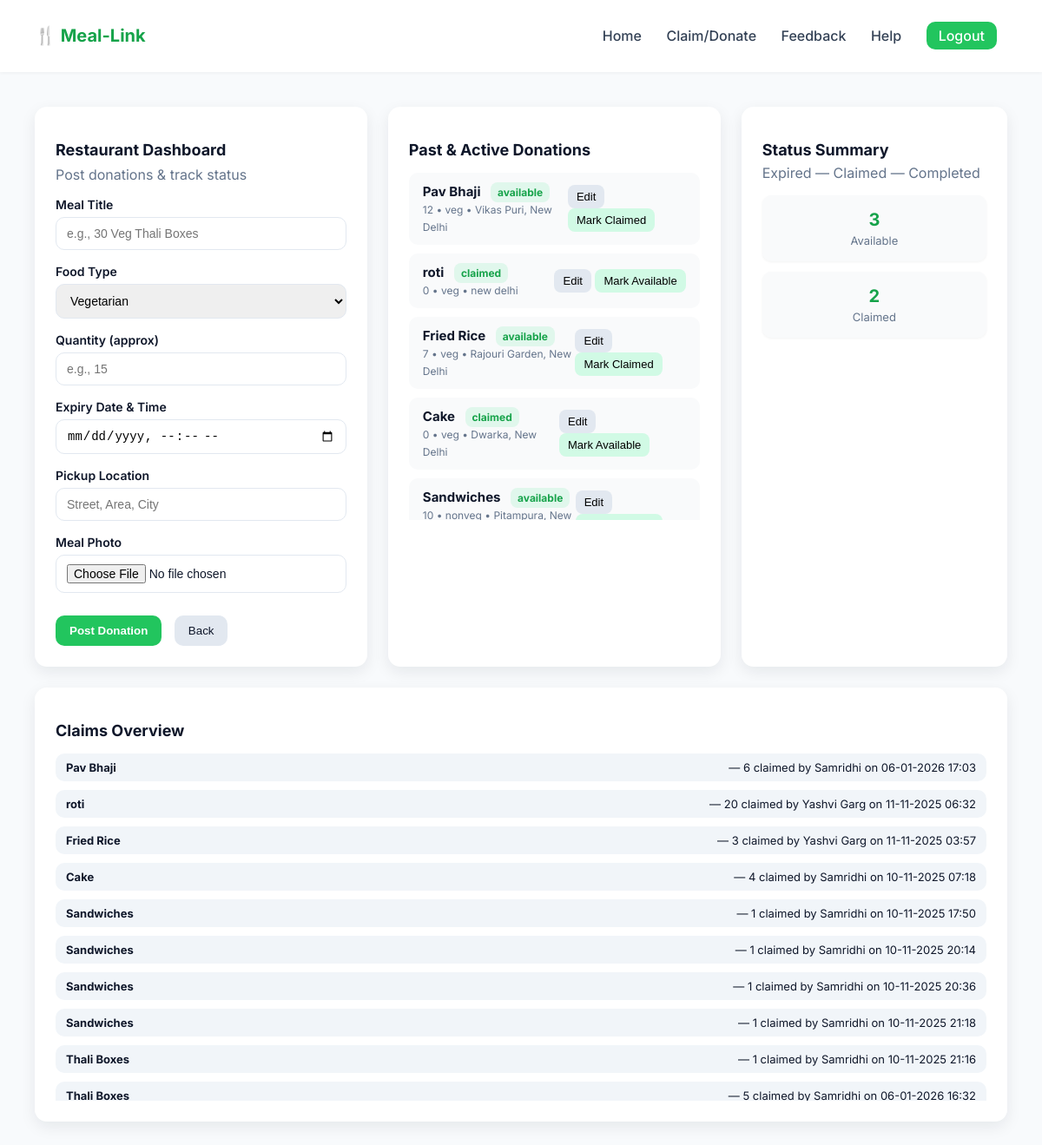
The app's page /dashboard (signed in) with its own data.
### tables this page shows
CREATE TABLE donations (
                        donation_id INTEGER PRIMARY KEY AUTOINCREMENT,
                        user_id INTEGER,
                        meal_title TEXT,
                        food_type TEXT,
                        quantity TEXT,
                        expiry_time DATETIME,
                        location TEXT,
                        image_path TEXT,
                        status TEXT CHECK(status IN ('available','claimed','expired')) DEFAULT 'available',
                        created_at TIMESTAMP DEFAULT CURRENT_TIMESTAMP,
                        FOREIGN KEY (user_id) REFERENCES users(user_id)
                    );

CREATE TABLE users (
                        user_id INTEGER PRIMARY KEY AUTOINCREMENT,
                        name TEXT NOT NULL,
                        email TEXT UNIQUE NOT NULL,
                        password TEXT NOT NULL,
                        role TEXT CHECK(role IN ('restaurant', 'ngo', 'admin')) NOT NULL,
                        phone TEXT,
                        location TEXT,
                        registered_at TIMESTAMP DEFAULT CURRENT_TIMESTAMP
                    );

### app.py (the view)
@app.route('/dashboard')
def dashboard():
    if 'user_id' not in session:
        return redirect(url_for('signin'))
    role = session['role']
    conn = get_db_connection()
    if role == 'restaurant':
        donations = conn.execute('SELECT * FROM donations WHERE user_id = ? ORDER BY created_at DESC', (session['user_id'],)).fetchall()
        summary = {
            'available': sum(1 for d in donations if d['status'] == 'available'),
            'claimed': sum(1 for d in donations if d['status'] == 'claimed'),
            'expired': sum(1 for d in donations if d['status'] == 'expired')
        }
        claims_overview = []
        for d in donations:
            claims = conn.execute('''
                SELECT u.name, c.quantity, strftime('%d-%m-%Y %H:%M', c.claim_time) AS claimed_at
                FROM claims c
                JOIN users u ON c.ngo_id = u.user_id
                WHERE c.donation_id = ?
                ORDER BY c.claim_time ASC
            ''', (d['donation_id'],)).fetchall()
            for c in claims:
                claims_overview.append({
                    'meal_title': d['meal_title'],
                    'ngo_name': c['name'],
                    'quantity': c['quantity'],
                    'claimed_at': c['claimed_at']
                })
        conn.close()
        return render_template(
            'donationform.html',
            donations=donations,
            summary=summary,
            claims_overview=claims_overview
        )
    elif role == 'ngo':
        donations = conn.execute("SELECT * FROM donations WHERE status='available' ORDER BY created_at DESC").fetchall()
        conn.close()
        return render_template('ngoform.html', donations=donations)
    conn.close()
    return redirect(url_for('signin'))

### app.py (called while the page is built)
def get_db_connection():
    conn = sqlite3.connect('food_waste_db.sqlite', timeout=10)
    conn.row_factory = sqlite3.Row
    return conn

### templates/donationform.html (shortened to what this page needs)
<!DOCTYPE html>
<html lang="en">
<head>
</head>
<body>
  <header>
    <h1>🍴 Meal-Link</h1>
    <nav>
      <a href="{{ url_for('home') }}">Home</a>
      <a href="{{ url_for('claim_or_donate') }}">Claim/Donate</a>
      <a href="{{ url_for('feedback') }}">Feedback</a>
      <a href="{{ url_for('help') }}">Help</a>
      <a href="{{ url_for('logout') }}" style="padding:6px 14px; background: var(--green); color: white; border-radius: 10px;">Logout</a>
    </nav>
  </header>
  <main class="dashboard">
    <div class="card">
      <h2>Restaurant Dashboard</h2>
      <p style="color: var(--muted); margin-top:-8px;">Post donations & track status</p>
      <form action="{{ url_for('add_donation') }}" method="POST" enctype="multipart/form-data">
        <label>Meal Title</label>
        <input type="text" name="meal_title" placeholder="e.g., 30 Veg Thali Boxes" required>
        <label>Food Type</label>
        <select name="food_type" required>
          <option value="veg">Vegetarian</option>
        </select>
        <label>Quantity (approx)</label>
        <input type="number" name="quantity" min="1" placeholder="e.g., 15" required>
        <label>Expiry Date & Time</label>
        <input type="datetime-local" name="expiry_time" required>
        <label>Pickup Location</label>
        <input type="text" name="location" placeholder="Street, Area, City" required>
        <label>Meal Photo</label>
        <input type="file" name="image" accept="image/*" required>
        <div style="margin-top:10px;">
          <button type="submit" class="btn-primary">Post Donation</button>
          <button type="reset" class="btn-secondary">Back</button>
        </div>
      </form>
    </div>
    <div class="card">
      <h2>Past & Active Donations</h2>
      <div class="donation-list">
        {% for donation in donations %}
        <div class="donation-item">
          <div>
            <h4>{{ donation.meal_title }}
              <span class="status-badge">{{ donation.status }}</span>
            </h4>
            <small style="color: var(--muted); font-size:12px;">
              {{ donation.quantity }} • {{ donation.food_type }} • {{ donation.location }}
            </small>
          </div>
          <div>
            <button class="edit-btn"
              onclick="openEditModal(
                '{{ donation.donation_id }}',
                '{{ donation.meal_title|escape }}',
                '{{ donation.food_type|escape }}',
                '{{ donation.quantity }}',
                '{{ donation.expiry_time }}',
                '{{ donation.location|escape }}'
              )">
              Edit
            </button>
            <form action="{{ url_for('toggle_status', donation_id=donation.donation_id) }}" method="post" style="display:inline;">
              <button type="submit" class="edit-btn" style="background:#d1fae5;">
                {% if donation.status == 'available' %}Mark Claimed{% else %}Mark Available{% endif %}
              </button>
            </form>
          </div>
        </div>
        {% else %}
        <p style="color: var(--muted); font-size:14px;">No donations yet.</p>
        {% endfor %}
      </div>
    </div>
    <div class="card">
      <h2>Status Summary</h2>
      <p style="color:var(--muted); margin-top:-10px;">Expired — Claimed — Completed</p>
      <div class="summary-box">
        <h3>{{ summary.available }}</h3><p>Available</p>
      </div>
      <div class="summary-box">
        <h3>{{ summary.claimed }}</h3><p>Claimed</p>
      </div>
    </div>
  <div class="card" style="grid-column: 1 / -1;">
    <h2>Claims Overview</h2>
    {% if claims_overview %}
      <div class="donation-list">
        {% for claim in claims_overview %}
        <div class="donation-item" style="padding:8px 12px; font-size:13px; background:#f1f5f9;">
          <strong>{{ claim.meal_title }}</strong>
          &mdash; {{ claim.quantity }} claimed by {{ claim.ngo_name }} on {{ claim.claimed_at }}
        </div>
        {% endfor %}
      </div>
    {% else %}
      <p style="color: var(--muted); font-size:14px;">No claims yet.</p>
    {% endif %}
  </div>
  </main>
</body>
</html>

### templates/donationform.html (style rules this page uses)
:root { --green: #22c55e; --green-dark: #16a34a; --bg: #f8fafc; --card: #ffffff; --muted: #64748b; --radius: 14px; --shadow: 0 6px 18px rgba(16, 24, 40, 0.08); }
* { box-sizing: border-box; }
body { margin: 0; font-family: "Inter", sans-serif; background: var(--bg); color: #0f172a; }
header { display: flex; justify-content: space-between; align-items: center; padding: 16px 40px; background: #fff; box-shadow: 0 1px 4px rgba(0,0,0,0.05); }
header h1 { font-size: 20px; font-weight: 700; color: var(--green-dark); }
nav a { margin: 0 12px; text-decoration: none; color: #334155; font-weight: 500; }
.dashboard { display: grid; grid-template-columns: 1fr 1fr 0.8fr; gap: 24px; padding: 40px; }
.card { background: var(--card); border-radius: var(--radius); box-shadow: var(--shadow); padding: 24px; }
h2 { font-size: 18px; margin-bottom: 16px; }
label { font-weight: 600; display: block; margin-bottom: 6px; font-size: 14px; }
input, select { width: 100%; padding: 10px 12px; border-radius: 10px; border: 1px solid #e2e8f0; font-size: 14px; margin-bottom: 16px; outline: none; transition: border 0.2s; }
.btn-primary { background: var(--green); color: #fff; border: none; padding: 10px 16px; border-radius: 10px; font-weight: 600; cursor: pointer; transition: background 0.2s; }
.btn-secondary { background: #e2e8f0; color: #0f172a; border: none; padding: 10px 16px; border-radius: 10px; font-weight: 500; cursor: pointer; margin-left: 10px; }
.donation-list { max-height: 400px; overflow-y: auto; }
.donation-item { background: #f9fafb; border-radius: 10px; padding: 12px 16px; margin-bottom: 10px; display: flex; justify-content: space-between; align-items: center; }
.donation-item h4 { margin: 0; font-size: 15px; }
.status-badge { background: #e0f7ec; color: var(--green-dark); font-size: 12px; padding: 4px 8px; border-radius: 8px; margin-left: 8px; }
.edit-btn { background: #e2e8f0; border: none; border-radius: 8px; padding: 6px 10px; font-size: 13px; cursor: pointer; }
.summary-box { background: #f9fafb; border-radius: 10px; padding: 16px; text-align: center; margin-bottom: 12px; box-shadow: 0 1px 3px rgba(0,0,0,0.05); }
.summary-box h3 { margin: 0; color: var(--green-dark); font-size: 20px; }
.summary-box p { margin: 4px 0 0; font-size: 13px; color: var(--muted); }

### records on screen
donations: meal_title "Pav Bhaji", status "available", quantity "12", food_type "veg", location "Vikas Puri, New Delhi", shows "Mark Claimed", meal_title "Pav Bhaji"
donations: meal_title "roti", status "claimed", quantity "0", food_type "veg", location "new delhi", shows "Mark Available", meal_title "roti"
donations: meal_title "Fried Rice", status "available", quantity "7", food_type "veg", location "Rajouri Garden, New Delhi", shows "Mark Claimed", meal_title "Fried Rice"
donations: meal_title "Cake", status "claimed", quantity "0", food_type "veg", location "Dwarka, New Delhi", shows "Mark Available", meal_title "Cake"
donations: meal_title "Sandwiches", status "available", quantity "10", food_type "nonveg", location "Pitampura, New…", meal_title "Sandwiches" "Sandwiches" "Sandwiches" "Sandwiches"
users: ngo_name "Samridhi"
users: ngo_name "Yashvi Garg" "Yashvi Garg"
users: ngo_name "Samridhi" "Samridhi" "Samridhi" "Samridhi" "Samridhi" "Samridhi" "Samridhi"
donations: meal_title "Thali Boxes" "Thali Boxes"

### other values on screen
{{ summary.available }} "3"
{{ summary.claimed }} "2"
{{ claim.quantity }} "6" "20" "3" "4" "1" "1" "1" "1" "1" "5"
{{ claim.claimed_at }} "06-01-2026 17:03" "11-11-2025 06:32" "11-11-2025 03:57" "10-11-2025 07:18" "10-11-2025 17:50" "10-11-2025 20:14" "10-11-2025 20:36" "10-11-2025 21:18" "10-11-2025 21:16" "06-01-2026 16:32"
